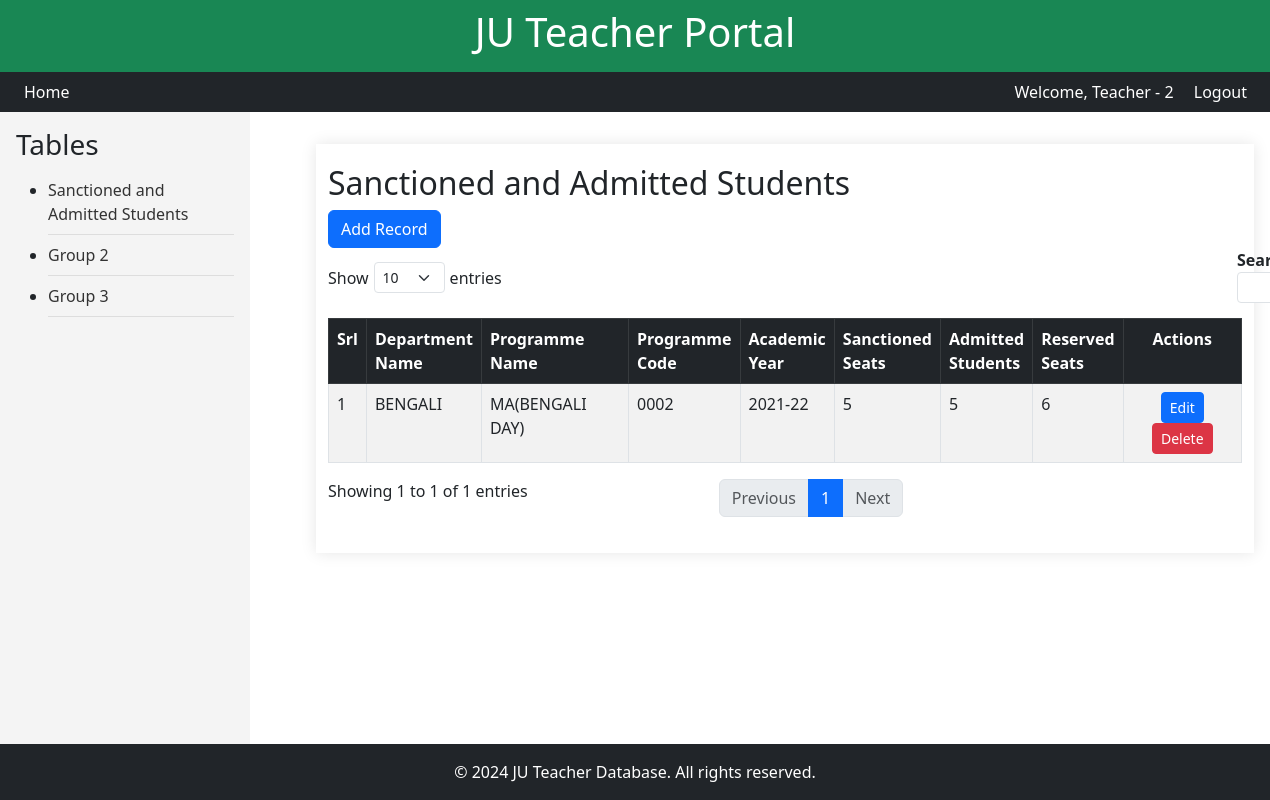
Before: /hod/group-table/group1/ (signed in) with the older database file.
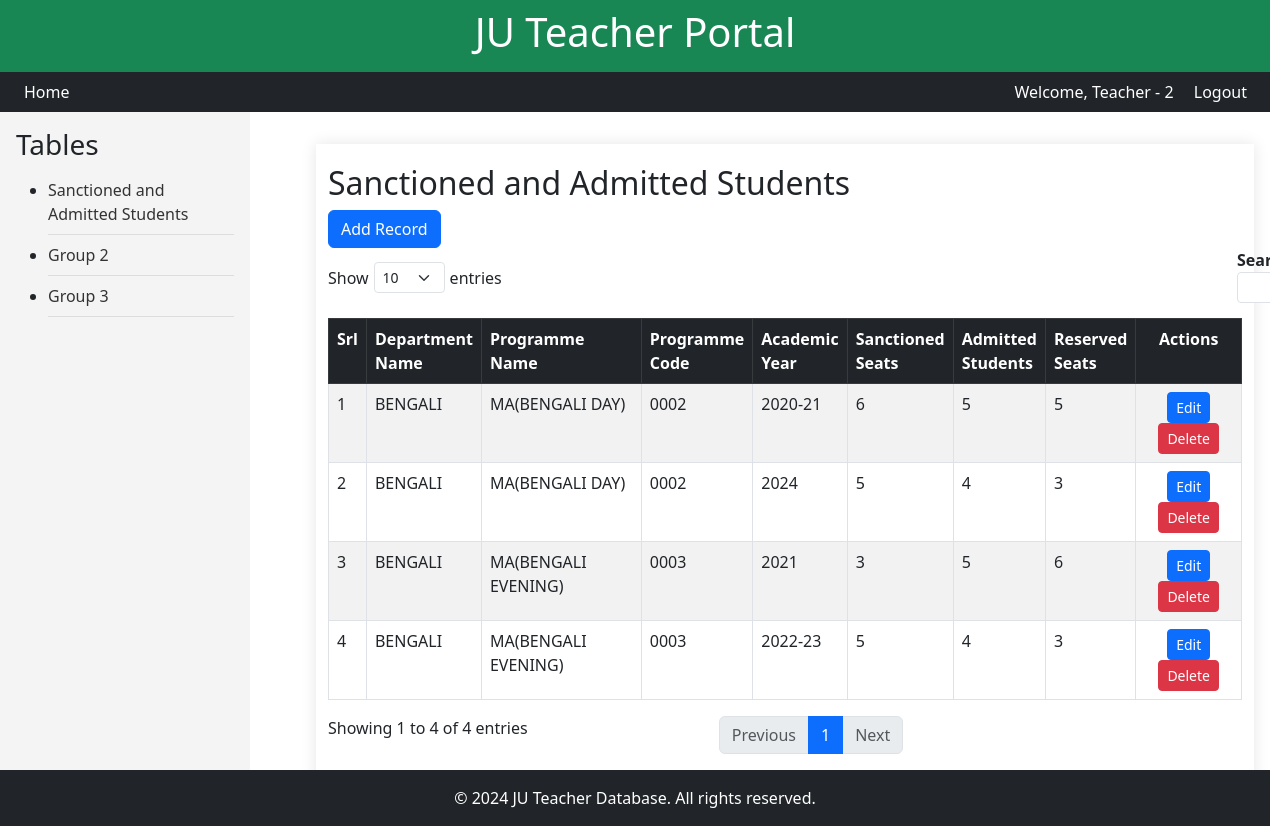
After: the same page with the newer database file.
### hod_group/models.py (models this page shows, shortened)
class StudentAdmitted(models.Model):
    teacher = models.ForeignKey(
        "teachers.Teacher", on_delete=models.CASCADE, null=True, blank=True,
        verbose_name="Assigned Teacher"
    )
    dept_name = models.CharField(
        max_length=100, null=True, blank=True,
        verbose_name="Department Name"
    )
    prog_name = models.ForeignKey(
        "teachers.Department", on_delete=models.CASCADE, null=True, blank=True,
        verbose_name="Programme Name"
    )
    prog_cd = models.CharField(
        max_length=20, null=True, blank=True,
        verbose_name="Programme Code"
    )
    course_name = models.CharField(
        max_length=100, null=True, blank=True,
        verbose_name="Programme/Courses Name"
    )
    acad_year = models.CharField(
        max_length=7,
        verbose_name="Academic Year",
        help_text="The range must be in  1990-91 to 2024-25.",
    )
    sanc_seats = models.IntegerField(
         verbose_name="Number of Sanctioned Seats"
    )
    admit_seats = models.IntegerField(
         verbose_name="Number of Admitted Students"
    )
    seats_resrv_catg = models.IntegerField(
         verbose_name="Number of Reserved Category Students"
    )
    group_id    = models.CharField(
        max_length=10,
        verbose_name="Group Table index",
        null=True,
        blank=True
    )

### teachers/models.py (models this page shows, shortened)
class Department(models.Model):
    name    =   models.CharField(max_length=100,  null=True, blank=True)
    faculty =   models.CharField(max_length=100,  null=True, blank=True)
    program =   models.CharField(max_length=200,  null=True, blank=True)
    prog_cd =   models.CharField(max_length=20,   null=True, blank=True)

### hod_group/views.py (the view)
# urls.py: path('group-table/<str:group_id>/', views.group_table_with_id, name='group_table_with_id'),
@login_required
def group_table_with_id(request, group_id):
    user = request.user
    teacher = get_object_or_404(Teacher, user=user)
    programs = Department.objects.filter(name=teacher.dept_name)
    students = StudentAdmitted.objects.select_related('teacher', 'prog_name').filter(dept_name=teacher.dept_name)
    group_templates = {
        'group1': 'hod_group/group1_details.html',
        'group2': 'hod_group/group2_details.html',
        'group3': 'hod_group/group3_details.html',
    }
    template = group_templates.get(group_id)
    grp_id = next((key for key, value in group_templates.items() if value == template), None)
    request.session['grp_id'] = grp_id
    if request.session['grp_id'] == 'group1':
       form = StudentAdmittedForm(programs=programs)
       success = request.session.get('success', None)
    else:
       form=""
       success=""
    success = request.session.get('success', False)
    if 'success' in request.session:
        del request.session['success']  # Remove the success session variable
    context = {'group_id': group_id, 'grp_id':grp_id, 'students':students,'form':form, 'success':success}
    return render(request, template, context)

### hod_group/forms.py
class StudentAdmittedForm(forms.ModelForm):
    prog_name = forms.ModelChoiceField(
        queryset=Department.objects.none(),
        label="Program",
        empty_label="Select a Program",
    )
    class Meta:
        model = StudentAdmitted
        fields = [
            "prog_name",
            "acad_year",
            "sanc_seats",
            "admit_seats",
            "seats_resrv_catg",
        ]
        widgets = {
            "acad_year": forms.TextInput(
                attrs={
                    "required": "required",
                    "placeholder": "e.g., 2023-24",  # Add a placeholder
                }
            ),
            "sanc_seats": forms.NumberInput(attrs={"min": 0, "required": "required"}),
            "admit_seats": forms.NumberInput(attrs={"min": 0, "required": "required"}),
            "seats_resrv_catg": forms.NumberInput(attrs={"min": 0, "required": "required"}),
        }
    def __init__(self, *args, programs=None, **kwargs):
        super().__init__(*args, **kwargs)
        if programs:
            self.fields["prog_name"].queryset = programs
        else:
            self.fields["prog_name"].queryset = Department.objects.none()

### hod_group/templates/hod_group/group1_details.html (shortened to what this page needs)
{% extends 'hod_group/group_table.html' %}
{% load widget_tweaks %}
{% load signing_tags %}
{% load static %}
{% block group_table_details %}
<head>
	<link href="https://cdn.jsdelivr.net/npm/bootstrap@5.3.0-alpha1/dist/css/bootstrap.min.css" rel="stylesheet">
</head>
<div class="container mt-3">
	<h2>Sanctioned and Admitted Students</h2>
	<button type="button" class="btn btn-primary" data-bs-toggle="modal" data-bs-target="#addStudentModal">
		Add Record
	</button>
    <table id="studentsTable" class="table table-striped table-bordered">
        <thead class="table-dark">
            <tr>
                <th>Srl</th>
                <th>Department<br> Name</th>
                <th>Programme<br> Name</th>
                <th>Programme<br> Code</th>
                <th>Academic<br> Year</th>
                <th>Sanctioned<br> Seats</th>
                <th>Admitted<br> Students</th>
                <th>Reserved<br> Seats</th>
                <th style="text-align:center;">Actions</th>
            </tr>
        </thead>
        <tbody>
            {% for student in students %}
            <tr>
                <td>{{ forloop.counter }}</td>
                <td>{{ student.prog_name.name }}</td>
                <td>{{ student.prog_name.program|default:"No Data" }}</td>
                <td>{{ student.prog_name.prog_cd }}</td>
                <td>{{ student.acad_year }}</td>
                <td>{{ student.sanc_seats }}</td>
                <td>{{ student.admit_seats }}</td>
                <td>{{ student.seats_resrv_catg }}</td>
                <td style="text-align:center;">
                    <a href="{% url 'hod_group:student_edit' signed_id=student.id|sign_id %}?data_row={{ forloop.counter }}"
					   class="btn btn-sm btn-primary">Edit
					</a>
					<a href="{% url 'hod_group:student_delete' signed_id=student.id|sign_id %}" class="btn btn-sm btn-danger">Delete</a>
                </td>
            </tr>
            {% endfor %}
        </tbody>
    </table>
</div>
{% endblock %}

Changed rows visible on the page:
removed StudentAdmitted: prog_name.name "BENGALI", prog_name.program "MA(BENGALI DAY)", prog_name.prog_cd "0002", acad_year "2021-22", sanc_seats "5", admit_seats "5", seats_resrv_catg "6"
added StudentAdmitted: prog_name.name "BENGALI", prog_name.program "MA(BENGALI DAY)", prog_name.prog_cd "0002", acad_year "2020-21", sanc_seats "6", admit_seats "5", seats_resrv_catg "5"
added StudentAdmitted: prog_name.name "BENGALI", prog_name.program "MA(BENGALI DAY)", prog_name.prog_cd "0002", acad_year "2024", sanc_seats "5", admit_seats "4", seats_resrv_catg "3"
added StudentAdmitted: prog_name.name "BENGALI", prog_name.program "MA(BENGALI EVENING)", prog_name.prog_cd "0003", acad_year "2021", sanc_seats "3", admit_seats "5", seats_resrv_catg "6"
added StudentAdmitted: prog_name.name "BENGALI", prog_name.program "MA(BENGALI EVENING)", prog_name.prog_cd "0003", acad_year "2022-23", sanc_seats "5", admit_seats "4", seats_resrv_catg "3"
Other visible differences:
text written by a page script: "Show entries Search: Showing 1 to 1 of 1 entries Previous 1 Next" → "Show entries Search: Showing 1 to 4 of 4 entries Previous 1 Next"
